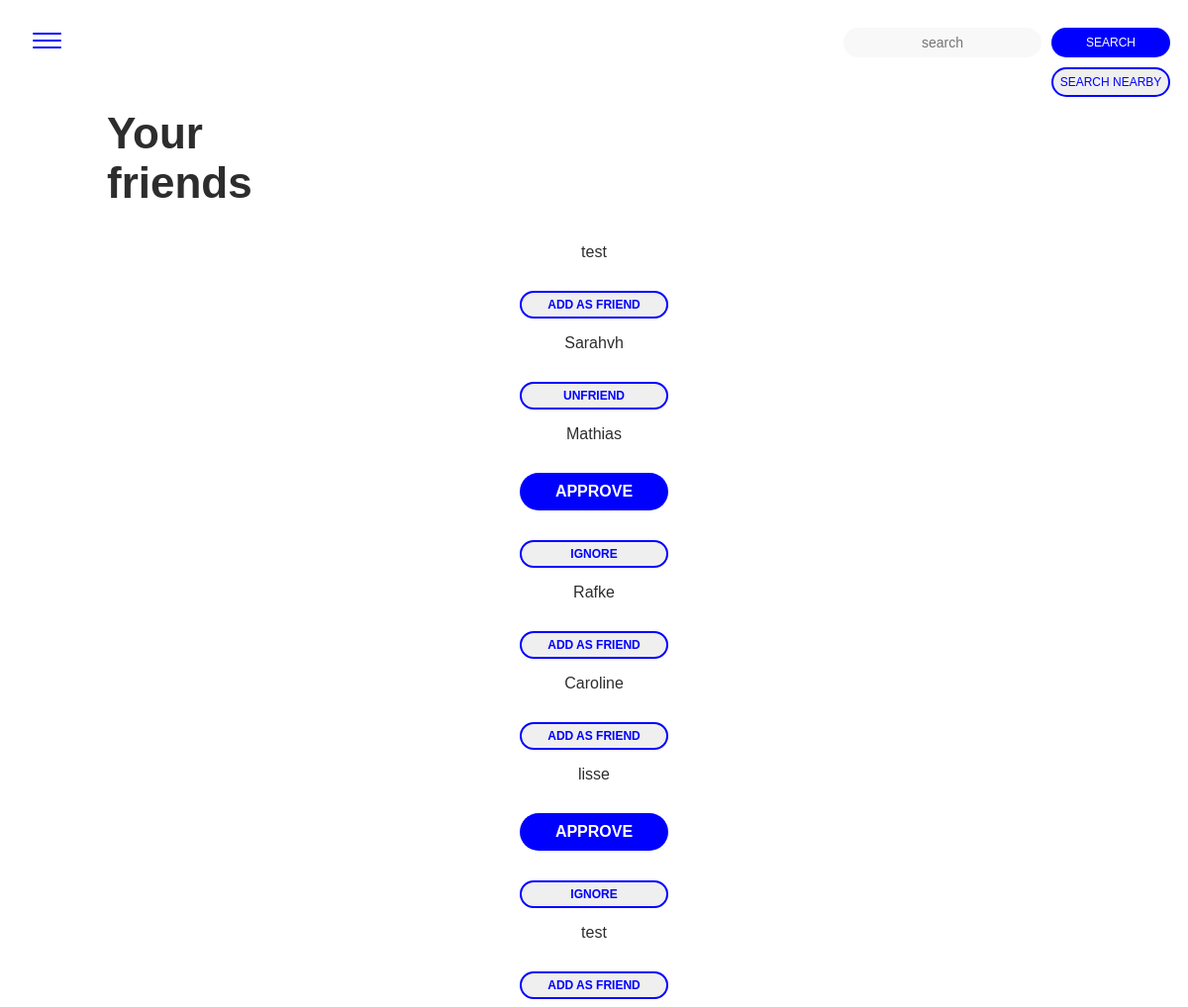
The app's page /network.php (signed in) with its own data.
### tables this page shows
CREATE TABLE `users` (
  `id` int(11) unsigned NOT NULL AUTO_INCREMENT,
  `firstname` varchar(255) DEFAULT NULL,
  `lastname` varchar(255) DEFAULT NULL,
  `username` varchar(255) DEFAULT NULL,
  `email` varchar(255) DEFAULT NULL,
  `password` varchar(255) DEFAULT NULL,
  PRIMARY KEY (`id`)
);

### classes/Friends.php (called while the page is built, shortened)
<?php
class Friends
{
    public static function renderFriendship($user_one, $user_two, $type)
    {
        if (!empty($user_one) && !empty($user_two)) {
            $pdo = Db::getInstance();
            switch ($type) {
                case 'isThereRequestPending':
                    $statement = $pdo->prepare("SELECT * FROM friends WHERE (user_one='".$user_two."' AND user_two='".$user_one."' AND official='0')");
                    $statement->execute();
                    return $statement->rowCount();
                    break;
                case 'isThereFriendShip':
                    $statement = $pdo->prepare("SELECT * FROM friends WHERE (user_one='".$user_one."' AND user_two='".$user_two."' AND official='1') OR (user_one='".$user_two."' AND user_two='".$user_one."' AND official='1')");
                    $statement->execute();
                    return $statement->rowCount();
                    break;
                case 'isThereApprovalPending':
                    $statement = $pdo->prepare("SELECT * FROM friends WHERE (user_one='".$user_one."' AND user_two='".$user_two."' AND official='0')");
                    $statement->execute();
                    return $statement->rowCount();
                    break;
            }
        }
    }
}

### network.php (the view, shortened to what this page needs)
<!DOCTYPE html>
<html lang="en">
<head>
    <link rel="stylesheet" type="text/css" href="css/style.css">
</head>
<body>
<?php include_once 'nav.inc.php'; ?>
<h2>Your <br>friends</h2>
<?php
require 'classes/Friends.php';
$pdo = Db::getInstance();
    $statement = $pdo->prepare('SELECT * FROM users');
    $statement->execute();
if ($statement->rowCount() > 0) {
    while ($fetch = $statement->fetch(PDO::FETCH_ASSOC)) {
        $id = $fetch['id'];
        $username = $fetch['username']; ?>
    <div>
    <?php
        if ($id != $_SESSION['uid']) {
            ?>
            <p class="label"><?php echo $username; ?></p>
    <div class="actions"><?php
            if (Friends::renderFriendShip($_SESSION['uid'], $id, 'isThereRequestPending') == 1) {
                ?>
                     <button class="request_pending btn--secondary" disabled>Request Pending</button>
                <?php
            } else {
                if (Friends::renderFriendShip($_SESSION['uid'], $id, 'isThereApprovalPending') == 1) {
                    ?>
                         <button class="friendBtn friendBtn<?php echo $id; ?> approve btn--primary" data-uid='<?php echo $id; ?>' data-type='approvefriend'>Approve</button>
                         <button class='friendBtn friendBtn<?php echo $id; ?> unfriend btn--secondary' data-uid='<?php echo $id; ?>' data-type='destroyfriend'>Ignore</button>
                    <?php
                } else {
                    if (Friends::renderFriendShip($_SESSION['uid'], $id, 'isThereFriendShip') == 0) {
                        ?>
                        <button class='friendBtn friendBtn<?php echo $id; ?> add btn--secondary' data-uid='<?php echo $id; ?>' data-type='addfriend'>Add as friend</button>
                    <?php
                    } else {
                        ?>
                        <button class='friendBtn friendBtn<?php echo $id; ?> unfriend btn--secondary' data-uid='<?php echo $id; ?>' data-type='destroyfriend'>Unfriend</button>
                    <?php
                    }
                }
            } ?>
            </div><?php
        } else {
        } ?>
    </div>
    <?php
    }
}
?>
</body>
</html>

### css/style.css (style rules this page uses)
* { box-sizing: border-box; }
body { font-family: 'Helvetica', sans-serif; color: rgb(45,45,45); font-size: 16px; }
h2 { font-size: 44px; margin-left: 100px; }
p { text-align: center; }
.btn--primary { color: #ffffff; font-size: 16px; font-weight: 700; text-transform: uppercase; background-color: blue; width: 150px; padding: 10px 0px; border-radius: 20px; border:0px; margin: 30px auto 0px auto; display: block; transition: 200ms; }
.btn--secondary { text-decoration: none; text-align: center; color: blue; font-size: 12px; font-weight: 700; text-transform: uppercase; width: 150px; padding: 5px 0px; border: 2px solid blue; border-radius: 20px; margin: 30px auto 0px auto; display: block; transition: 200ms; }

### records on screen
users: username "test"
users: username "Sarahvh"
users: username "Mathias"
users: username "Rafke"
users: username "Caroline"
users: username "lisse"
users: username "test"
